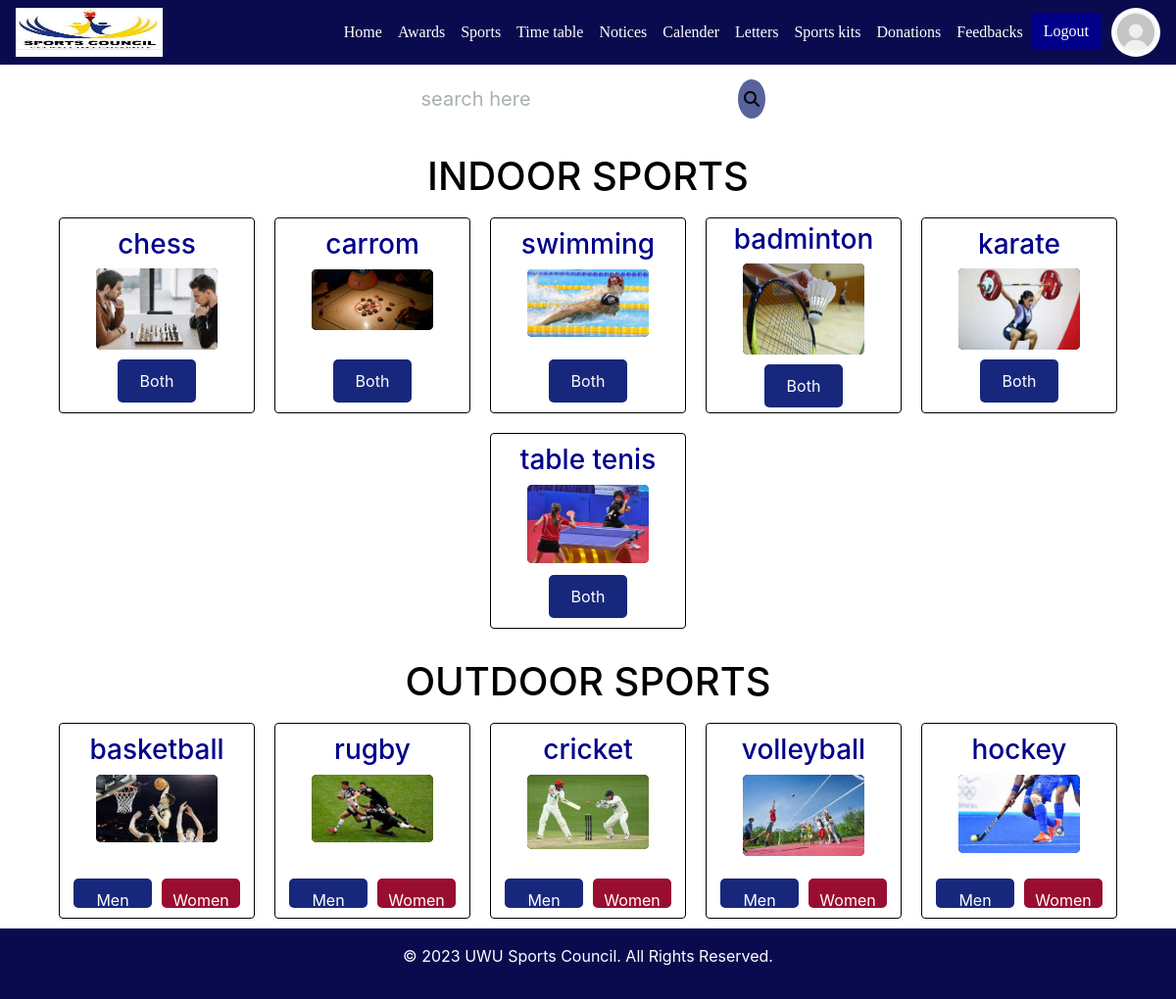
/sports/Frontend/index.php (signed in), run on the app's committed database.
### tables this page shows
CREATE TABLE `sports` (
  `id` int(11) NOT NULL,
  `name` varchar(255) NOT NULL,
  `category` enum('Indoor','Outdoor') NOT NULL,
  `type` enum('Men','Women','Both') NOT NULL,
  `image_path` varchar(255) DEFAULT NULL
);

### sports/Frontend/index.php (the view, shortened to what this page needs)
<html>
    <head>
           <link href="sport page nav bar.css" rel="stylesheet" type="text/css">
           <link rel="stylesheet" href="https://cdnjs.cloudflare.com/ajax/libs/font-awesome/6.4.0/css/all.min.css">
  <link rel="stylesheet" href="https://cdn.jsdelivr.net/npm/bootstrap@4.3.1/dist/css/bootstrap.min.css">
    </head>
    <body>
  <nav class="navbar navbar-expand-lg navbar-light">
  <img style="width:150px; height:50px;" src="../../images/logo.jpg">
  <div class="collapse navbar-collapse" id="navbarNav">
    <ul class="navbar-nav ml-auto">
      <li class="nav-item active">
        <a class="nav-link" href="../../home_page.php">Home <span class="sr-only">(current)</span></a>
      </li>
       <li class="nav-item">
        <a class="nav-link" href="../../awards.php">Awards</a>
      </li>
      <li class="nav-item">
      <a class="nav-link" href="../../sports/Frontend/index.php">Sports</a>
      </li>
      <li class="nav-item">
        <a class="nav-link" href="../../Page/1.php">Time table</a>
      </li>
      <li class="nav-item">
        <a class="nav-link" href="../../players.php">Notices</a>
      </li>
      <li class="nav-item">
        <a class="nav-link" href="../../Tournements.php">Calender</a>
      </li>
      <li class="nav-item">
        <a class="nav-link" href="../../letter.php">Letters</a>
      </li>
      <li class="nav-item">
        <a class="nav-link" href="../../sport_kit.php">Sports kits</a>
      </li>
      <li class="nav-item">
        <a class="nav-link" href="../../donation.php">Donations</a>
      </li>
       <li class="nav-item">
        <a class="nav-link" href="../../feedback_page.php">Feedbacks</a>
      </li>
      <li class="nav-item">
      <a style="background-color:darkblue; border-color: darkblue; margin-right: 10px;" href="../../logout.php" class="btn btn-dark">Logout</a>
      </li>
    </ul>
  </div>
  <a class="nav-item" href="profile.php">
  <img class="rounded-profile" src="../../images/profile1.jpg" alt="Profile Icon" style="width:50px; height:50px;">
</a>
</nav>
        <div class ="searching">
            <form action="" class="search-bar" >
             <input type="text" placeholder="search here" name="q">
             <button type="submit"><i class="fas fa-search"></i></button>
            </form>
        </div>
        <?php
class Sport {
    function __construct($id, $name, $image, $category,$type) {
        $this->id = $id;
        $this->name = $name;
        $this->image = $image;
        $this->category = $category;
        $this->type = $type;
    }
}
function getSportsFromDb() {
    $db = new DBConnector("localhost", "root", "your_password", "SportsDB");
    $conn = $db->connect();
    $sql = "SELECT * FROM sports";
    $result = $conn->query($sql);
    $sports = [];
    while($row = $result->fetch_assoc()) {
        $sport = new Sport($row["id"], $row["name"], $row["image_path"], $row["category"], $row["type"]);
        $sports[] = $sport;
    }
    return $sports;
}
$sports = getSportsFromDb();
?>
<div class="container">
    <center> <h1 style="padding-top: 20px;color:black;">INDOOR SPORTS </h1></center>
    <div class="cards-row">
    <?php
        foreach ($sports as $sport) {
            if ($sport->category == 'Indoor') {
         ?>
                <div style="border-color:black" class="card">
                    <h3 style="color: darkblue;"><?= $sport->name ?></h3>
                    <img src="../../<?= $sport->image ?>" alt="Sport <?= $sport->id ?>">
                    <div class="buttons">
                      <a class="men-button" style="text-decoration: none;" href="SportPage.php?SportId=<?= $sport->id ?>"><?= $sport->type ?></a>
                    </div>
                </div>
    <?php
            }
        }
    ?>
    </div>
</div>
<div class="container">
    <center> <h1 style="padding-top: 20px;color: black;">OUTDOOR SPORTS </h1></center>
    <div class="cards-row">
    <?php
        foreach ($sports as $sport) {
            if ($sport->category == 'Outdoor') {
    ?>
                <div style="border-color: black;" class="card">
                    <h3 style="color: darkblue;"><?= $sport->name ?></h3>
                    <img src="../../<?= $sport->image ?>" alt="Sport <?= $sport->id ?>">
                    <div class="buttons">
                          <button style="text-decoration: none; padding: 10px; " class="men-button">Men</button>
                       <button style="text-decoration: none; padding: 10px; " class="women-button">Women</button>
                    </div>
                </div>
    <?php
            }
        }
    ?>
    </div>
</div>
<footer style="background-color: #0A0B4F;" class=" text-white text-center py-3">
  <p>&copy; 2023 UWU Sports Council. All Rights Reserved.</p>
</footer>
    </body>
</html>

### sports/Frontend/Sport page nav bar.css (style rules this page uses)
.navbar { background:#0A0B4F; font-family: calibri; padding-right:5px; padding-left: 5px; box-sizing:border-box; }
.search-bar { width: 40%; max-width: 350px; background: rgba(255, 255, 255, 0.2); display: flex; align-items: center; justify-content: center; border-radius: 60px; padding: 10px 20px; margin: 20px auto; height: 30px; }
.search-bar input { background: transparent; flex: 1; border: 0; outline: none; padding: 2px 10px; font-size: 20px; color: #cac7ff; }
::placeholder { color: #a9b0b1; }
.search-bar button { border: 0; border-radius: 50%; width: 40px; height: 40px; background: #58629b; cursor: pointer; }
.cards-row { display: flex; flex-wrap: wrap; justify-content: center; }
.card { width: 200px; margin: 10px; border: 1px solid red; border-radius: 5px; padding: 10px; text-align: center; display: flex; flex-direction: column; height: 200px; display: flex; justify-content: center; align-items: center; background-color: black; cursor: pointer; }
.card img { width: 70%; object-fit: cover; border-radius: 5px; margin-bottom: 10px; background-color: black; }
.buttons { display: flex; justify-content: space-between; margin-top: auto; }
.buttons button { width: 80px; height: 30px; padding: 10px; border: none; border-radius: 5px; color: #fff; cursor: pointer; margin-left: 5px; margin-right: 5px; }
.men-button { width: 80px; padding: 10px; border: none; border-radius: 5px; color: #fff; cursor: pointer; margin-left: 5px; margin-right: 5px; background-color: #17287c; }
.women-button { background-color: #990e30 ; }

### sports/Frontend/index.php (style rules this page uses)
.navbar-nav .nav-link { color: white !important; }
.navbar { background-color:#0A0B4F; }
.rounded-profile { width: 50px; height: 50px; border-radius: 50%; object-fit: cover; }

### data on the page
sports: name "chess", image_path (picture), type "Both"
sports: name "carrom", image_path (picture), type "Both"
sports: name "swimming", image_path (picture), type "Both"
sports: name "badminton", image_path (picture), type "Both"
sports: name "karate", image_path (picture), type "Both"
sports: name "table tenis", image_path (picture), type "Both"
sports: name "basketball", image_path (picture)
sports: name "rugby", image_path (picture)
sports: name "cricket", image_path (picture)
sports: name "volleyball", image_path (picture)
sports: name "hockey", image_path (picture)
